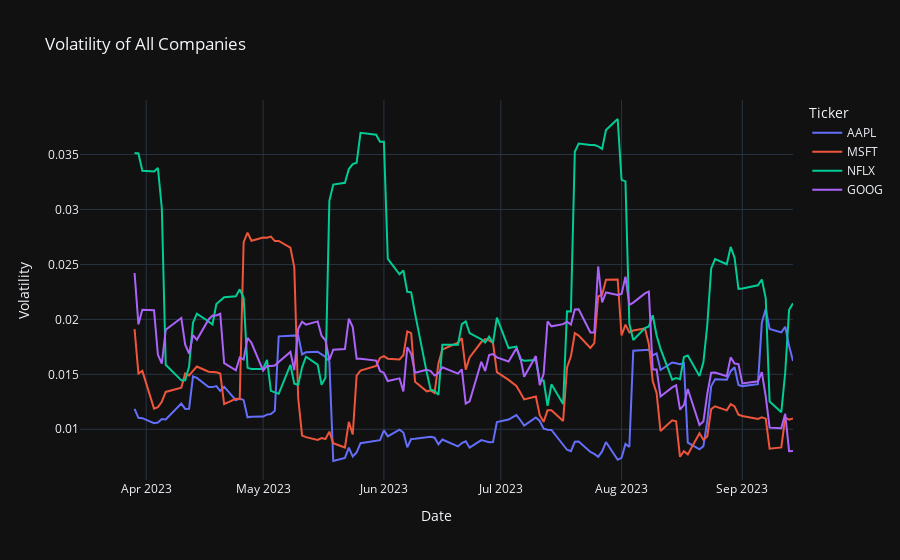

Notebook code for this chart:
### Code cell
#Analyze volatility of the companies
ds['Volatility'] = ds.groupby('Ticker')['Close'].pct_change().rolling(window=10).std().reset_index(0, drop=True)
figVol = px.line(ds, x='Date', y='Volatility', 
              color='Ticker', 
              title='Volatility of All Companies')
figVol.show()

#Save the chart as png file using keleido
figVol.write_image("Volatility.png")
